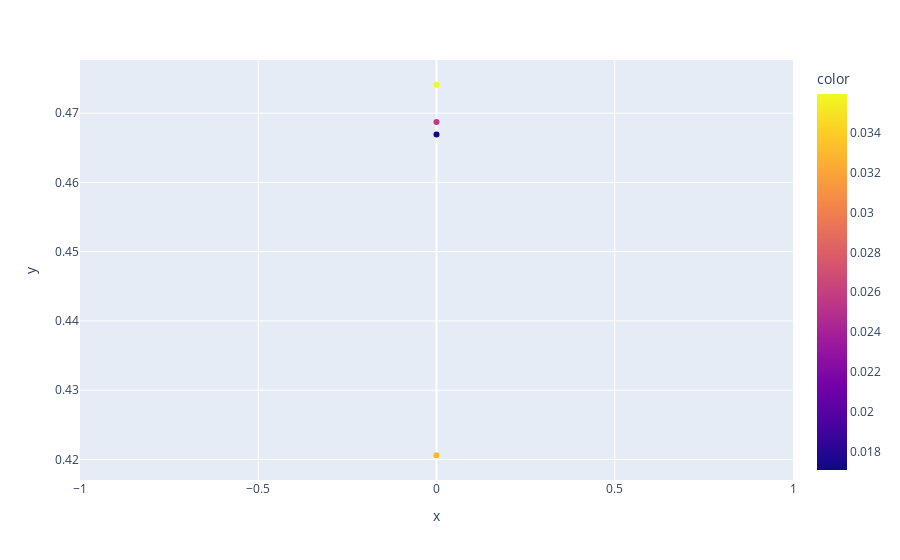

The notebook cell this image was saved under:
### Markdown cell above
## Parte 3: Reduccion de dimensionalidad y visualizacion

### Code cell
fig = px.scatter(x=codificado2D[:,0], y=codificado2D[:,1], color = normalized_array[:,0])
fig.show()

### Figure 1 — Plotly figure (JSON) as saved in the notebook; plotly's stock layout.template omitted (floating-point values rounded to 4 significant figures)
{"data": [{"hovertemplate": "x=%{x}<br>y=%{y}<br>color=%{marker.color}<extra></extra>", "legendgroup": "", "marker": {"color": [0.03597, 0.02569, 0.03292, 0.01706], "coloraxis": "coloraxis", "symbol": "circle"}, "mode": "markers", "name": "", "orientation": "v", "showlegend": false, "type": "scatter", "x": [0, 0, 0, 0], "xaxis": "x", "y": [0.4741, 0.4687, 0.4206, 0.4669], "yaxis": "y"}], "layout": {"coloraxis": {"colorbar": {"title": {"text": "color"}}, "colorscale": [[0, "#0d0887"], [0.1111, "#46039f"], [0.2222, "#7201a8"], [0.3333, "#9c179e"], [0.4444, "#bd3786"], [0.5556, "#d8576b"], [0.6667, "#ed7953"], [0.7778, "#fb9f3a"], [0.8889, "#fdca26"], [1, "#f0f921"]]}, "legend": {"tracegroupgap": 0}, "margin": {"t": 60}, "xaxis": {"anchor": "y", "domain": [0, 1], "title": {"text": "x"}}, "yaxis": {"anchor": "x", "domain": [0, 1], "title": {"text": "y"}}}}
